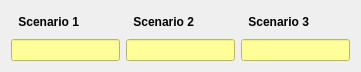
       <widget class="QWidget" name="layoutWidget">
        <property name="geometry">
         <rect>
          <x>620</x>
          <y>530</y>
          <width>347</width>
          <height>56</height>
         </rect>
        </property>
        <layout class="QHBoxLayout" name="horizontalLayout_10">
         <item>
          <layout class="QVBoxLayout" name="verticalLayout">
           <item>
            <widget class="QLabel" name="label_28">
             <property name="text">
              <string>&lt;html&gt;&lt;head/&gt;&lt;body&gt;&lt;table border=&quot;0&quot; style=&quot; margin-top:0px; margin-bottom:0px; margin-left:0px; margin-right:0px;&quot; cellspacing=&quot;2&quot; cellpadding=&quot;0&quot;&gt;&lt;tr&gt;&lt;td width=&quot;100&quot;&gt;&lt;table border=&quot;0&quot; style=&quot; margin-top:0px; margin-bottom:0px; margin-left:0px; margin-right:0px;&quot; cellspacing=&quot;2&quot; cellpadding=&quot;0&quot;&gt;&lt;tr&gt;&lt;td width=&quot;101&quot;&gt;&lt;p&gt;&lt;span style=&quot; font-weight:700;&quot;&gt; Scenario 1 &lt;/span&gt;&lt;/p&gt;&lt;/td&gt;&lt;/tr&gt;&lt;/table&gt;&lt;/td&gt;&lt;/tr&gt;&lt;/table&gt;&lt;/body&gt;&lt;/html&gt;</string>
             </property>
            </widget>
           </item>
           <item>
            <widget class="QLineEdit" name="leTonnageS1_Input">
             <property name="styleSheet">
              <string notr="true">QLineEdit {
    background-color: #FFFF99;
    color: #000000;
}
</string>
             </property>
            </widget>
           </item>
          </layout>
         </item>
         <item>
          <layout class="QVBoxLayout" name="verticalLayout_2">
           <item>
            <widget class="QLabel" name="label_29">
             <property name="text">
              <string>&lt;html&gt;&lt;head/&gt;&lt;body&gt;&lt;table border=&quot;0&quot; style=&quot; margin-top:0px; margin-bottom:0px; margin-left:0px; margin-right:0px;&quot; cellspacing=&quot;2&quot; cellpadding=&quot;0&quot;&gt;&lt;tr&gt;&lt;td width=&quot;100&quot;&gt;&lt;table border=&quot;0&quot; style=&quot; margin-top:0px; margin-bottom:0px; margin-left:0px; margin-right:0px;&quot; cellspacing=&quot;2&quot; cellpadding=&quot;0&quot;&gt;&lt;tr&gt;&lt;td width=&quot;101&quot;&gt;&lt;p&gt;&lt;span style=&quot; font-weight:700;&quot;&gt; Scenario 2&lt;/span&gt;&lt;/p&gt;&lt;/td&gt;&lt;/tr&gt;&lt;/table&gt;&lt;/td&gt;&lt;/tr&gt;&lt;/table&gt;&lt;/body&gt;&lt;/html&gt;</string>
             </property>
            </widget>
           </item>
           <item>
            <widget class="QLineEdit" name="leTonnageS2_Input">
             <property name="styleSheet">
              <string notr="true">QLineEdit {
    background-color: #FFFF99;
    color: #000000;
}
</string>
             </property>
            </widget>
           </item>
          </layout>
         </item>
         <item>
          <layout class="QVBoxLayout" name="verticalLayout_4">
           <item>
            <widget class="QLabel" name="label_30">
             <property name="text">
              <string>&lt;html&gt;&lt;head/&gt;&lt;body&gt;&lt;table border=&quot;0&quot; style=&quot; margin-top:0px; margin-bottom:0px; margin-left:0px; margin-right:0px;&quot; cellspacing=&quot;2&quot; cellpadding=&quot;0&quot;&gt;&lt;tr&gt;&lt;td width=&quot;100&quot;&gt;&lt;table border=&quot;0&quot; style=&quot; margin-top:0px; margin-bottom:0px; margin-left:0px; margin-right:0px;&quot; cellspacing=&quot;2&quot; cellpadding=&quot;0&quot;&gt;&lt;tr&gt;&lt;td width=&quot;101&quot;&gt;&lt;p&gt;&lt;span style=&quot; font-weight:700;&quot;&gt; Scenario 3&lt;/span&gt;&lt;/p&gt;&lt;/td&gt;&lt;/tr&gt;&lt;/table&gt;&lt;/td&gt;&lt;/tr&gt;&lt;/table&gt;&lt;/body&gt;&lt;/html&gt;</string>
             </property>
            </widget>
           </item>
           <item>
            <widget class="QLineEdit" name="leTonnageS3_Input">
             <property name="styleSheet">
              <string notr="true">QLineEdit {
    background-color: #FFFF99;
    color: #000000;
}
</string>
             </property>
            </widget>
           </item>
          </layout>
         </item>
        </layout>
       </widget>
